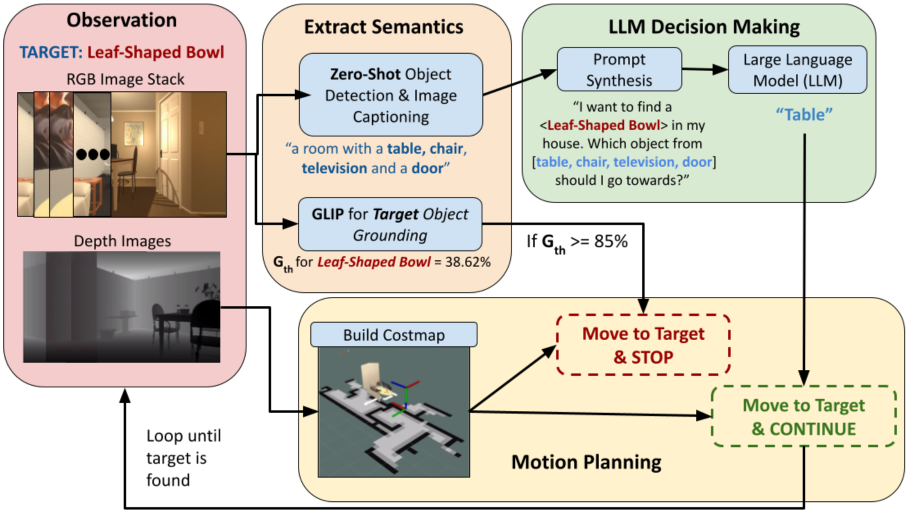
#> input picture latex/fig/arch-a-lgx.png, 1817 x 1026 px (shown at 1/2 size); its folder holds 4 pictures in this run
$ python make_web_figures.py
#> lines starting #> are read from the running program, lines starting #| are printed output that depends on the picture
#!/usr/bin/env python3
"""Web derivatives of the reproduced figures in latex/fig/.

The manuscript wants print resolution; the page wants to load. Same images,
downscaled once here and committed, so building the page needs no image library
and index.html does not grow by four megabytes of base64.

Print originals live in latex/fig/ and are what Overleaf compiles; these are
copies. Both are covered by latex/fig/CREDITS.md.
"""
import os
from PIL import Image

ROOT = os.path.dirname(os.path.dirname(os.path.abspath(__file__)))
SRC = os.path.join(ROOT, "latex", "fig")
DST = os.path.join(ROOT, "site", "fig")
WIDTH = 1100

def main():
    os.makedirs(DST, exist_ok=True)
    for name in sorted(os.listdir(SRC)):
        if not name.lower().endswith((".png", ".jpg")):
            continue
        im = Image.open(os.path.join(SRC, name)).convert("RGB")
#> im is the input picture: PIL image 1817x1026 RGB; mean R, G, B 210.3, 204, 191.3
        if im.width > WIDTH:
            im = im.resize((WIDTH, round(im.height * WIDTH / im.width)), Image.LANCZOS)
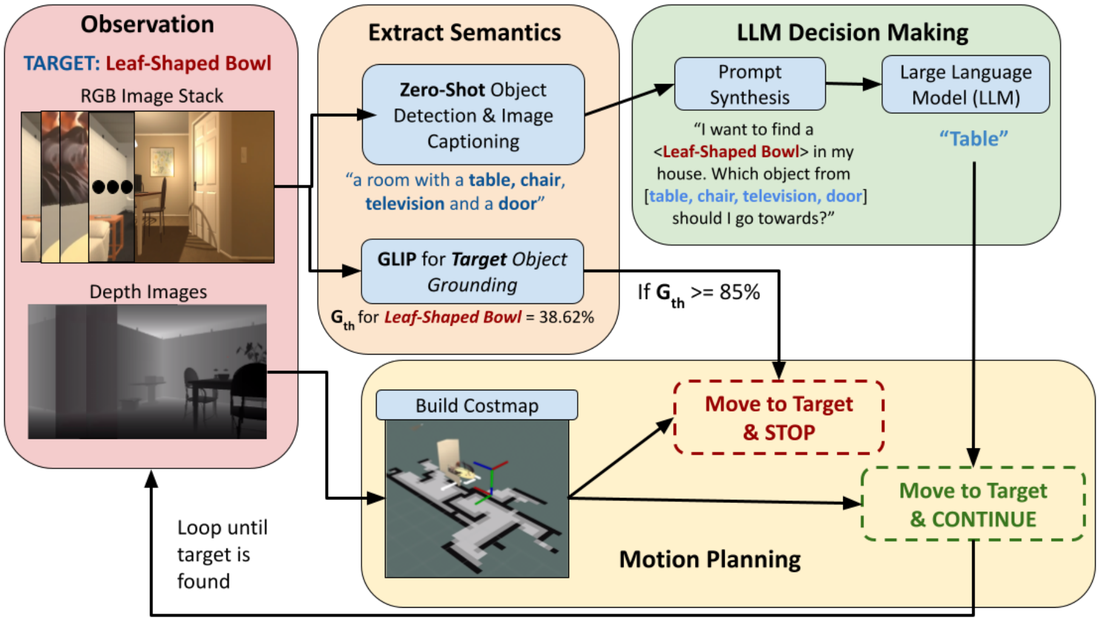
#> im: PIL image 1100x621 RGB; mean R, G, B 210.2, 204, 191.2
        out = os.path.join(DST, os.path.splitext(name)[0] + ".jpg")
        im.save(out, quality=82, optimize=True, progressive=True)
        print(f"{name:24s} -> {os.path.basename(out):24s} {im.width}x{im.height}  "
              f"{os.path.getsize(out)//1024} KB")
#| arch-a-lgx.png           -> arch-a-lgx.jpg           1100x621  98 KB
#> pass 2 of the loop in main, `for name in sorted(os.listdir(SRC)):`:
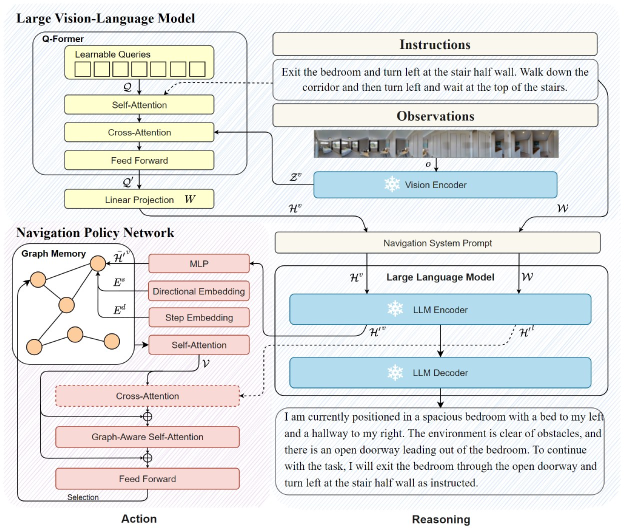
#> input picture latex/fig/arch-b-navgpt2.jpg, 1248 x 1058 px (shown at 1/2 size)
#> in main, im is the input picture: PIL image 1248x1058 RGB; mean R, G, B 229.2, 230.7, 230.6
#> in main, `im = im.resize((WIDTH, round(im.height * WIDTH / im.width)), Image.LAN..`:
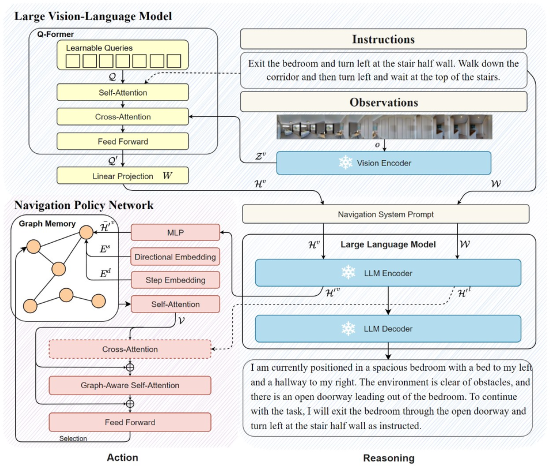
#> im: PIL image 1100x933 RGB (shown at 1/2 size); mean R, G, B 228.9, 230.4, 230.2
#| arch-b-navgpt2.jpg       -> arch-b-navgpt2.jpg       1100x933  209 KB
#> pass 3 of the loop in main, `for name in sorted(os.listdir(SRC)):`:
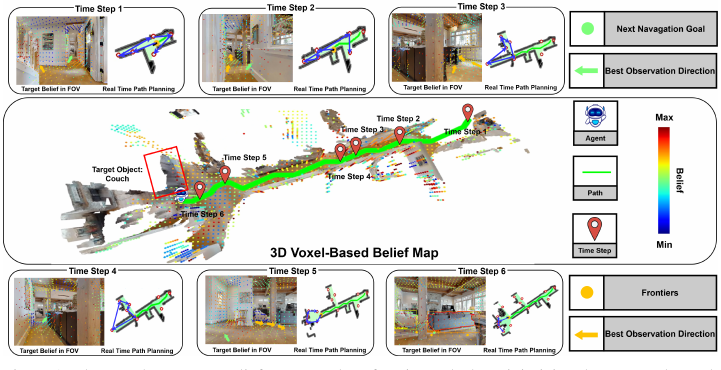
#> input picture latex/fig/arch-c-beliefmap.png, 1442 x 740 px (shown at 1/2 size)
#> in main, im is the input picture: PIL image 1442x740 RGB; mean R, G, B 213.6, 212.6, 206.3
#> in main, `im = im.resize((WIDTH, round(im.height * WIDTH / im.width)), Image.LAN..`:
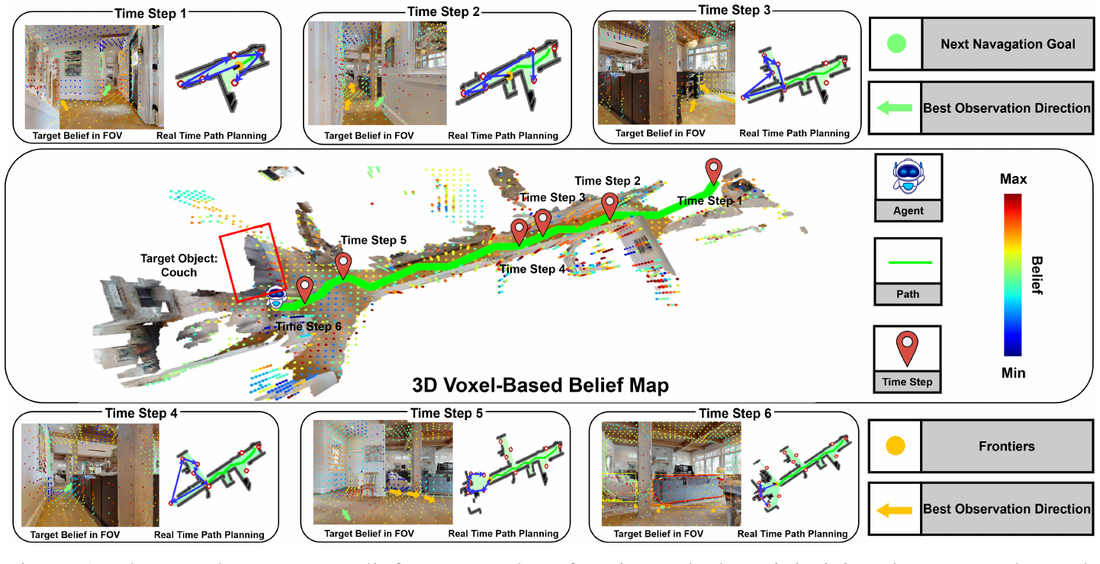
#> im: PIL image 1100x564 RGB; mean R, G, B 213.4, 212.3, 206
#| arch-c-beliefmap.png     -> arch-c-beliefmap.jpg     1100x564  120 KB
#> the loop made 4 passes; the first 3 are shown

if __name__ == "__main__":
    main()
